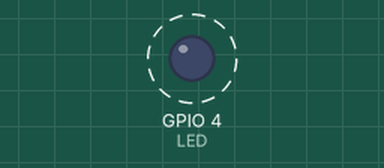
This program was run on a simulated ESP32. Parts: output pins drawn as LEDs (lit = HIGH). Dashed ring = blinking.

Above: at 0.5 s.
Timing chart, 0 to 4.6 s (numbered marks = the images above):
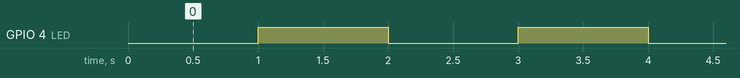

The program:

main.cpp
```cpp
// Week3-Lecture2
// Timer Interrupt (Internal)
// Embedded IoT System Fall-2026

// Name: Abdul Ahad              Reg#: 1051

#include <Arduino.h>

#define LED 4

hw_timer_t *My_timer = NULL;

void IRAM_ATTR onTimer() {             // IRAM_ATTR is the standard for Core 2.x
  digitalWrite(LED, !digitalRead(LED));
}

void setup() {
  pinMode(LED, OUTPUT);

  // 1. timerBegin(timer_id, prescaler, countUp)
  // ESP32 base clock is 80MHz. Prescaler of 80 = 1MHz (1 tick = 1 µs).
  My_timer = timerBegin(0, 80, true);

  // 2. timerAttachInterrupt(timer, ISR, edge)
  // edge=true means trigger on the rising edge
  timerAttachInterrupt(My_timer, &onTimer, true);

  // 3. timerAlarmWrite(timer, tick_count, autoreload)
  // 1,000,000 ticks = 1 second
  timerAlarmWrite(My_timer, 1000000, true);

  // 4. You must explicitly enable the alarm in v2.x
  timerAlarmEnable(My_timer);
}

void loop() {
  // nothing needed, all handled by interrupts
}
```

Measured:
- by itself, GPIO 4 (LED): alternates HIGH for 1.0 s and LOW for 1.0 s
